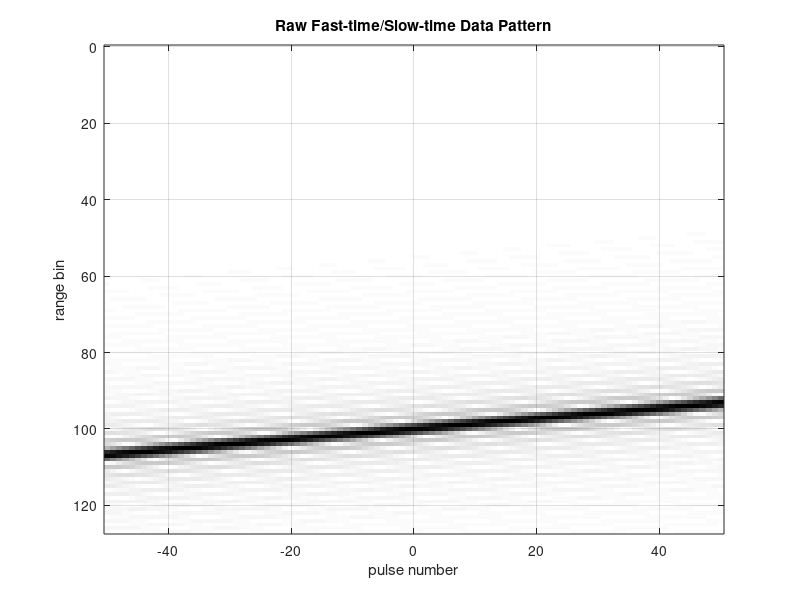

Write the MATLAB code that produced this figure. (Note: this script raises an error after producing the figure.)
% keystone
%
% Demo of keystone formatting for correcting range-Doppler
% measurements for range migration.
%
% This code closely follows the equations in the tech memo "The Keystone
% Transformation for Correcting Range Migration in Range-Doppler
% Processing" by Mark A. Richards, Mar. 2014, available at www.radarsp.com.
%
% Mark Richards
%
% March 2014
clear all
close all
c = 3e8; % speed of light
%%%%%%%%%%%%%%%%%%%%%%%%%%%%%%%%%%%%%%%%%%%%
% USER INPUT SECTION
%%%%%%%%%%%%%%%%%%%%%%%%%%%%%%%%%%%%%%%%%%%%
L = 128; % fast time dimension, samples
M = 101; % slow-time dimension, samples; keep it odd.
% K_L and K_M must be even to avoid labeling problems later
K_L = 2^(nextpow2(128)+1); % fast-time DFT size for interpolation and shifting
K_M = 2^(nextpow2(512)+1); % slow-time DFT size
% Lref is the range bin # of the target, on a 0:L-1 scale, at the center of the CPI (middle pulse)
% Lref = round(L/2); % puts target at middle range bin on the middle pulse
Lref = 100;
F0 = 1000e6; % RF (Hz)
B = 200e6; % 波形带宽 (Hz)
v = 440; % 朝向雷达的速度 velocity in m/s 
% 采样间隔和速率
Fsft = 2.3*B;
PRF = 10e3;
% sinc滤波器阶数
Nsinc = 11;
%%%%%%%%%%%%%%%%%%%%%%%%%%%%%%%%%%%%%%%%%%%%
% END USER INPUT SECTION
%%%%%%%%%%%%%%%%%%%%%%%%%%%%%%%%%%%%%%%%%%%%
% Some derived parameters
m_end = (M-1)/2;
ms = (-m_end:m_end); % slow time index labels
Fd = 2*v*F0/c; % 多普勒频移, Hz
Tft = 1/Fsft; % 快时间采样间隔
dr = c*Tft/2; % range bin 距离门
Tst = 1/PRF; % 慢时间采样间隔

Dfd = 1/M; % Rayleigh Doppler resolution in cycles/sample
Drb = (1/B)/Tft; % Rayleigh fast-time resolution in range bins 快速采样时间段分辨率
if (PRF < Fd/2)
    fprintf('\nWarning: PRF < Fd/2. PRF = %g, Fd = %g.\n',PRF,Fd)
end
% 计算并报告在距离范围内所产生的距离门徙动 ？？
RM = v*Tst/dr; % amount of range migration per pulse in range bins
RMtot = M*RM; % total range migration over the dwell, in range bins
fprintf('\nTotal range migration = %g m = %g range bins.\n',RMtot*dr,RMtot)
if ( (floor(Lref-RMtot/2) < 0) || (ceil(Lref+RMtot/2) > L-1) )
    fprintf(['\nWarning: Target will migrate out of range.', ...
    'RMtot = %g range bins, Lref = %g, L = %g range bins.\n'],RMtot,Lref,L)
end
% 计算归一化多普勒并wrap it
fd = Fd*Tst;
fdn = mod(fd + 0.5,1) - 0.5; % alias it back into [-0.5,+0.5]
amb_num = round(fd - fdn); % number of Doppler wraps
% Define corners of a box centered on the expected target coordinates, and
% one Rayleigh width wide in each direction and each dimension (i.e., a
% null-to-null resolution box for a well-formed sinc spectrum). Will use
% this to draw such a resolution box on some of the figures.
L1 = Lref - Drb;
L2 = Lref + Drb;
fd1 = fdn - Dfd;
fd2 = fdn + Dfd;
%%%%%%%%%%%%%%%%%%%%%%%%%%%%%%%%%%%%%%%%
% Create synthetic data. First compute pulse-to-pulse phase shift. Then set
% up a matrix. Loop over pulses, computing current range. The range
% profile of the compressed data for a single pulse is assumed to be a sinc
% function with a zero spacing equal to 1/B seconds, and a phase shift of
% the usual -(4*pi*F0/c)*R, where R = Rref - v*Tst*m and m = pulse number.
% Don't worry about amplitude. Also don't bother with the
% -(4*pi*F0/c)*Rref phase term, it is the same for all pulses.
del_phi = -4*pi*(F0/c)*v*Tst; % pulse-to-pulse phase increment due to range change
y = zeros(L,M);
% 慢时间做频率压缩
for m = 1:M
    mm = ms(m); % counts from -(M-1/2) to +(M-1)/2
    y(:,m) = exp(-1i*del_phi*mm)*sinc( B*Tft*((0:L-1)-Lref+v*Tst*mm/dr) );
end
% Now examine the data. Then compute the range-Doppler matrix with a
% slow-time DFT and look at that.
figure
imagesc(ms,0:L-1,abs(y))
grid
colormap(flipud(gray))
xlabel('pulse number')
ylabel('range bin')
title('Raw Fast-time/Slow-time Data Pattern')
% 存在疑问
Y_rD = fft(y,K_M,2);
Y_rD = fftshift(Y_rD,2);
Y_rD_dB = db(abs(Y_rD),'voltage');


Y_rD_dB = Y_rD_dB - max(Y_rD_dB(:)); % normalize to 0 dB max
Y_rD_dB(:) = max(-40,Y_rD_dB(:)); % limit dynamic range for plot purposes
fD = (-K_M/2:K_M/2-1)/K_M; % this only works correctly if K_M is even

% 原来存在注释的
figure
mesh(fD,0:L-1,Y_rD_dB)
xlabel('normalized Doppler')
ylabel('range bin')
title('Raw Range-Doppler Matrix')

% hvline--------注释
figure
imagesc(fD,0:L-1,Y_rD_dB)
% % hline(Lref,':w'); vline(fdn,':w') % mark the correct spectrum center
% line([fd1 fd1 fd2 fd2 fd1],[L1 L2 L2 L1 L1],'Color','w','LineWidth',2) % resolution box
title(['Rng Migration = ',num2str(RMtot),...
 ' bins over CPI; Normalized Doppler = ',num2str(fdn),' cyc/samp'])
xlabel('normalized Doppler')
ylabel('range bin')
colorbar
shg

% ------- 另外多的两幅图
% It is convenient to look at the fast time DFT of the raw data as well. We
% will need this product as the starting point for keystoning a little
% further down. Apply a fast-time DFT. fftshift in fast-time freq dimension
% to center the origin. This will be the frequency corresponding to F0.
% Also work out axis label in Hz.
% Y_Rd是什么
Y_Rd = fftshift(fft(y,K_L,1),1);
Fl = (-K_L/2:K_L/2-1)/K_L*Fsft;
figure
subplot(1,2,1)
imagesc(ms,F0+Fl,abs(Y_Rd))
xlabel('slow time')
ylabel('fast time frequency (Hz)')
title('Magnitude after fast-time FT')
colorbar
subplot(1,2,2)
imagesc(ms,F0+Fl,angle(Y_Rd))
xlabel('slow time')
ylabel('fast time frequency (Hz)')
title('Unwrapped phase after fast-time FT')
colorbar


%%%%%%%%%%%%%%%%%%%%%%%%%%%%%%%%%%%%%%%%
% Now do compensation by explicit shifting and interpolation in range for
% each pulse to see that that does indeed work (for a single target with
% known velocity) and verify formulas
%现在在范围内通过显式移位和插值进行补偿%的脉冲，看看是否确实有效(对于单个目标已知速度)并验证公式
% 显示移位操作，在慢时间维度上
yc = zeros(size(y)); % this will be the compensated fast-time/slow-time data
wl = 2*pi*(-K_L/2:K_L/2-1)'/K_L; % normalized fast time freq in radians/sample
for m = 1:M % loop over pulses
    mm = ms(m); % counts from -(M-1/2) to +(M-1)/2
    Lm = v*Tst*mm/dr; % # of range bins of shift needed
    Y_shift = fftshift(fft(y(:,m),K_L)).*exp(-1i*wl*Lm);
    y_shift_temp = ifft(ifftshift(Y_shift));
    y_shift(:,m) = y_shift_temp(1:L);
end % of loop over pulses

figure
imagesc(ms,0:L-1,abs(y_shift))
colormap(flipud(gray))
grid
xlabel('pulse number')
ylabel('range bin')
title('Data Pattern after Compensation by Shifting')
Y_shift = fft(y_shift,K_M,2);
Y_shift = fftshift(Y_shift,2);
Y_shift_dB = db(abs(Y_shift),'voltage');
Y_shift_dB = Y_shift_dB - max(Y_shift_dB(:)); % normalize to 0 dB max
Y_shift_dB(:) = max(-40,Y_shift_dB(:)); % limit to 40 dB range
figure
mesh(fD,0:L-1,Y_shift_dB)
xlabel('normalized Doppler')
ylabel('range bin')
title('Range-Doppler Matrix after Compensation by Shifting')

% hvline--------注释
% figure
% imagesc(fD,0:L-1,Y_shift_dB)
% hline(Lref,':w'); vline(fdn,':w') % mark the correct spectrum center
% line([fd1 fd1 fd2 fd2 fd1],[L1 L2 L2 L1 L1],'Color','w','LineWidth',2) % resolution  box
% xlabel('normalized Doppler')
% ylabel('range bin')
% title('Range-Doppler Matrix after Compensation by Shifting')
% shg
% colorbar
% Let's also look at the fast-time DFT of this data. It will show what

% 移位--------画彩图
% we're trying to get to with the keystoning in the next section.
% Y_Rd_shift = fftshift(fft(y_shift,K_L,1),1);
% figure
% subplot(1,2,1)
% imagesc(ms,F0+Fl,abs(Y_Rd_shift))
% xlabel('slow time')
% ylabel('fast time frequency (Hz)')
% title('Magnitude after fast-time FT')
% colorbar
% subplot(1,2,2)
% imagesc(ms,F0+Fl,angle(Y_Rd_shift))
% xlabel('slow time')
% ylabel('fast time frequency (Hz)')
% title('Unwrapped phase after fast-time FT')
% colorbar

%%%%%%%%%%%%%%%%%%%%%%%%%%%%%%%%%%%%%%%%
% 从Y_Rd开始，即在快时间内而不是在慢时间内进行数据DFT。
% 对于每个快时频率仓，计算一个新的插值慢时序列。
% 使用现有的函数sinc_interp为带宽有限，汉明加权插值做的工作
% Now start over and correct by keystoning. Begin with Y_Rd, i.e. data
% DFT'ed in fast time but not in slow time. For each fast-time frequency
% bin, compute a new, interpolated slow-time sequence. Use the existing
% sinc_interp function for bandlimited, Hamming-weighted interpolation to
% do the work.
Y_Rd_key = zeros(size(Y_Rd));

% 在快时间内做数据插值
for k = 1:K_L
    [y_temp,mm_i] = sinc_interp(Y_Rd(k,:),ms,(F0/(F0+Fl(k)))*ms,Nsinc,1);
 % y_temp = interp1(ms,Y_Rd(k,:),(F0/(F0+Fl(k)))*ms,'spline');
 % Mi will always be odd the way I'm setting up the problem. Also, Mi <= M.
    Mi = length(y_temp);
    dM = M - Mi; % dM will be even so long as M and Mi are odd
    Y_Rd_key(k,1+dM/2:1+dM/2+Mi-1) = y_temp; % center the interpolated data in slow time
end
% Now correct the modified spectrum for the ambiguity number of the
% Doppler. This code uses the ambiguity number of the first target. So if
% the other targets have a different ambiguity number it won't be correct
% for them. The first version of the correction corresponds to the Li et al
% paper and is consistent with my memo. The second (commented out)
% corresponds to the Perry et al paper and can be obtained from the first
% using a binomial expansion approximation to (F0/(F0+Fl)). Either one
% works if done either after the keystone correction, as is done here, or
% before.
for mp = 1:M
    for k = 1:K_L
        mmp = ms(mp); % counts from -(M-1/2) to +(M-1)/2
        Y_Rd_key(k,mp) = Y_Rd_key(k,mp)*exp(1i*2*pi*amb_num(1)*mmp*(F0/(F0+Fl(k))));
% Y_Rd_key(k,mp) = Y_Rd_key(k,mp)*exp(-1i*2*pi*amb_num(1)*mmp*(Fl(k)/F0));
    end
end
% Now IDFT in fast-time and DFT in slow time to get range-Doppler matrix
y_temp_key = ifft( ifftshift(Y_Rd_key,1),K_L,1 );
y_rd_key = y_temp_key(1:L,:);
Y_rD_key = fftshift( fft(y_rd_key,K_M,2),2 );
Y_rD_key_dB = db(abs(Y_rD_key),'voltage');
Y_rD_key_dB = Y_rD_key_dB - max(Y_rD_key_dB(:)); % normalize to 0 dB max
Y_rD_key_dB(:) = max(-40,Y_rD_key_dB(:)); % limit to 40 dB range
figure
imagesc(ms,0:L-1,abs(y_rd_key))
grid
colormap(flipud(gray))
xlabel('slow-time')
ylabel('fast time')
title('Keystoned Fast-time/Slow-time Data Pattern')
figure
mesh(fD,0:L-1,Y_rD_key_dB)
xlabel('normalized Doppler')
ylabel('fast time')
title('Keystoned Range-Doppler Matrix')

% hvline--------注释
% figure
% imagesc(fD,0:L-1,Y_rD_key_dB)
% hline(Lref,':w'); vline(fdn,':w') % mark the correct spectrum center
% line([fd1 fd1 fd2 fd2 fd1],[L1 L2 L2 L1 L1],'Color','w','LineWidth',2) % resolution box
% xlabel('normalized Doppler')
% ylabel('range bin')
% title('Keystoned Range-Doppler Matrix')
% shg
% colorbar

figure
 subplot(1,2,1)
imagesc(ms,F0+Fl,abs(Y_Rd_key))
xlabel('slow time')
ylabel('fast time frequency (Hz)')
title('Magnitude after interpolation')
colorbar
subplot(1,2,2)
imagesc(ms,F0+Fl,angle(Y_Rd_key))
xlabel('slow time')
ylabel('fast time frequency (Hz)')
title('Unwrapped phase after interpolation')
colorbar
